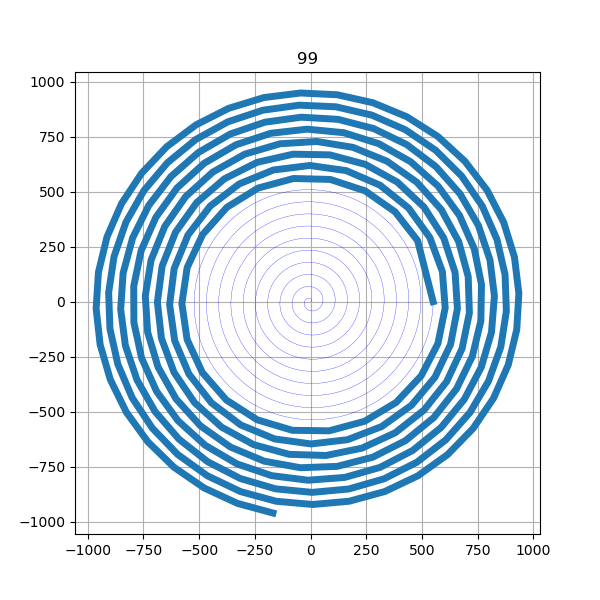

Reproduce this figure in Python.
from matplotlib import pyplot as plt
import numpy as np
import draw


d_head = 341-55
d_bench = 220-55
p = 55
def draw_bench(theta0):
    seq1 = draw.theta_seq(1,theta0,d_head,55)
    seq2 = draw.theta_seq(222,seq1[-1],d_bench,55)
    seq = seq1[:1]+seq2
    return seq

def draw_spiral(ax):
    num_turns = 5    # Number of turns in the spiral
    theta_max = 2 * np.pi * num_turns  # Angle for the number of turns
    pitch = 55        # Distance between consecutive loops

# Generate points for the spiral
    theta = np.linspace(0, theta_max*2, 100000)
    r = pitch * theta / (2 * np.pi)


# Plotting the spiral
    x = r * np.cos(theta)
    y = r * np.sin(theta)
    ax.plot(x, y, color='b', lw=0.2,label = 'in')  
    #ax.plot(-x,-y,color='r',lw=0.2,label='out')
    #plt.plot([fuc_x(t) for t in seq][:],[fuc_y(t) for t in seq][:],lw=0.5,label='bench')
#plt.plot(circle_x,circle_y,color='y',label='turning zone')
   


fig = plt.figure(figsize=(6,6))
ax = fig.add_subplot(111)
ax.set_xlim(-1000,1000)
ax.set_ylim(-1000,1000)
thetas = np.linspace(0,10*2*draw.math.pi,100)
for i,t in enumerate(thetas):
    seq = draw_bench(t)
    draw_spiral(ax)
    ax.plot([draw.fuc_x(t,p) for t in seq],[draw.fuc_y(t,p) for t in seq],lw=5,label='bench')
    ax.set_title('{}'.format(i))
    plt.grid()
    plt.pause(0.1)
    if t==thetas[-1]:
        plt.savefig('q2.png')
        plt.show()
    ax.clear()
